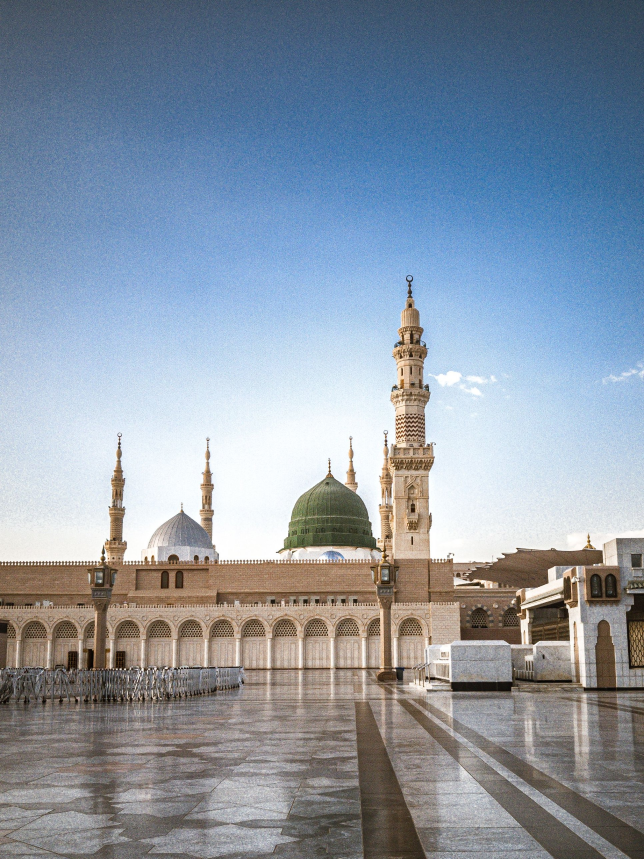
#> input picture scripts/photo-sources/plaza.jpg, 1932 x 2576 px (shown at 1/3 size); its folder holds 8 pictures in this run
$ python grade_photos.py
#> lines starting #> are read from the running program, lines starting #| are printed output that depends on the picture
"""Crops and colour-grades the photographs in scripts/photo-sources/ into
src/assets/photos/*.webp (see src/config/credits.ts for sources).

Usage: python3 scripts/grade_photos.py
"""
import os
import numpy as np
from PIL import Image, ImageEnhance, ImageFilter

HERE = os.path.dirname(os.path.abspath(__file__))
SRC = os.path.join(HERE, 'photo-sources')
OUT = os.path.join(os.path.dirname(HERE), 'src', 'assets', 'photos')
os.makedirs(OUT, exist_ok=True)
for f in os.listdir(OUT):
    os.remove(os.path.join(OUT, f))


def load(name):
    return Image.open(os.path.join(SRC, name)).convert('RGB')


def crop_frac(im, x0, y0, x1, y1):
    w, h = im.size
    return im.crop((int(x0 * w), int(y0 * h), int(x1 * w), int(y1 * h)))


def grade(im, warmth=(1.04, 0.96), contrast=1.05, sat=1.06):
    r, g, b = im.split()
    r = r.point(lambda v: min(255, int(v * warmth[0])))
    b = b.point(lambda v: int(v * warmth[1]))
    im = Image.merge('RGB', (r, g, b))
    im = ImageEnhance.Contrast(im).enhance(contrast)
    return ImageEnhance.Color(im).enhance(sat)


def golden_hour(im, strength=0.75, horizon=0.47):
    """Soft-light a vertical tint: deep blue-violet sky easing to peach at the horizon."""
    a = np.asarray(im).astype(np.float32) / 255
    h = a.shape[0]
    y = np.linspace(0, 1, h)[:, None]
    top, mid, low = np.array([0.2, 0.24, 0.42]), np.array([0.98, 0.72, 0.48]), np.array([0.8, 0.66, 0.52])
    t1 = np.clip(y / horizon, 0, 1)
    t2 = np.clip((y - horizon) / (1 - horizon), 0, 1)
    tint = np.where(y < horizon, top + (mid - top) * t1, mid + (low - mid) * t2)[:, None, :]
    sl = np.where(tint <= 0.5, a - (1 - 2 * tint) * a * (1 - a), a + (2 * tint - 1) * (np.sqrt(a) - a))
    out = a * (1 - strength) + sl * strength
    return Image.fromarray((np.clip(out, 0, 1) * 255).astype('uint8'))


def dusk(im, sky_top=(0.06, 0.08, 0.22), horizon_col=(0.9, 0.55, 0.36), strength=0.9, expo=(0.4, 0.52, 0.78, 0.74, 0.6), hz=0.5):
    """Blue-hour grade: deep navy sky easing to a warm horizon, gently darkened so lettering and figures stand out."""
    a = np.asarray(im).astype(np.float32) / 255
    h = a.shape[0]
    y = np.linspace(0, 1, h)[:, None]
    sky_top, horizon_col, low = np.array(sky_top), np.array(horizon_col), np.array([0.62, 0.5, 0.42])
    t1 = np.clip(y / hz, 0, 1)
    t2 = np.clip((y - hz) / (1 - hz), 0, 1)
    tint = np.where(y < hz, sky_top + (horizon_col - sky_top) * t1, horizon_col + (low - horizon_col) * t2)[:, None, :]
    sl = np.where(tint <= 0.5, a - (1 - 2 * tint) * a * (1 - a), a + (2 * tint - 1) * (np.sqrt(a) - a))
    out = a * (1 - strength) + sl * strength
    e = np.interp(y[:, 0], [0, 0.35, 0.5, 0.62, 1], expo)[:, None, None]
    return Image.fromarray((np.clip(out * e, 0, 1) * 255).astype('uint8'))


def smooth_sky(im, until=0.55):
    """Soften sensor grain in the sky only, fading out towards the buildings."""
    blurred = im.filter(ImageFilter.GaussianBlur(2.2))
    w, h = im.size
    mask = Image.linear_gradient('L').resize((w, h))  # 0 at top → 255 at bottom
    mask = mask.point(lambda v: 0 if v < 255 * (until - 0.15) else (255 if v > 255 * until else int((v - 255 * (until - 0.15)) / (255 * 0.15) * 255)))
    return Image.composite(im, blurred, mask)


def save(im, name, q, widths):
    for w in widths:
        x = im if im.width <= w else im.resize((w, round(im.height * w / im.width)), Image.LANCZOS)
        p = os.path.join(OUT, f'{name}-{w}.webp')
        x.save(p, 'WEBP', quality=q, method=6)
        print(p, x.size, os.path.getsize(p) // 1024, 'KB')


# Opening scene: empty plaza, Green Dome, reflective marble (portrait 1:2).
plaza = load('plaza.jpg')
#> in load, returned value is the input picture: PIL image 1932x2576 RGB; mean R, G, B 138.6, 150.6, 164.8
W, H = plaza.size
#> W = 1932; H = 2576
top = int(0.06 * H)
#> top = 154
cw = (H - top) // 2
#> cw = 1211
cx = int(0.42 * W)
#> cx = 811
hero = plaza.crop((cx - cw // 2, top, cx + cw // 2, H))
hero = smooth_sky(hero, 0.5)
hero = dusk(hero)
hero = ImageEnhance.Contrast(hero).enhance(1.08)
hero = ImageEnhance.Color(hero).enhance(1.12)
save(hero, 'hero', 72, (1200, 720))

# Full-bleed band: sunset with lit minarets.
save(grade(load('sunset.png'), (1.02, 0.98), 1.04, 1.04), 'sunset', 80, (1400, 900))
#> call 2 of load, with name = 'sunset.png'
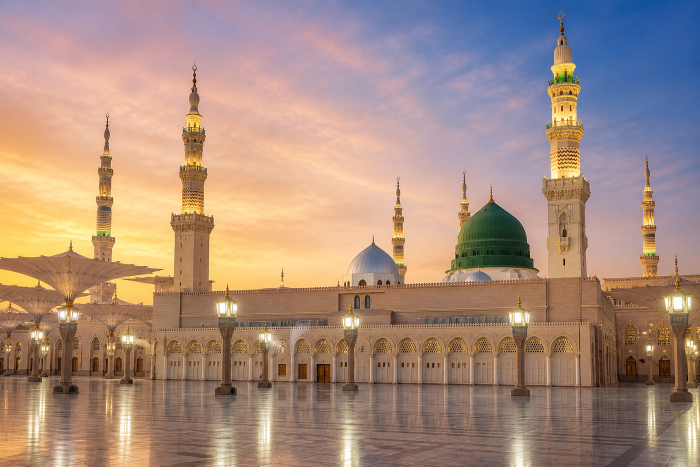
#> input picture scripts/photo-sources/sunset.png, 1400 x 933 px (shown at 1/2 size)
#> in grade, `r, g, b = im.split()`:
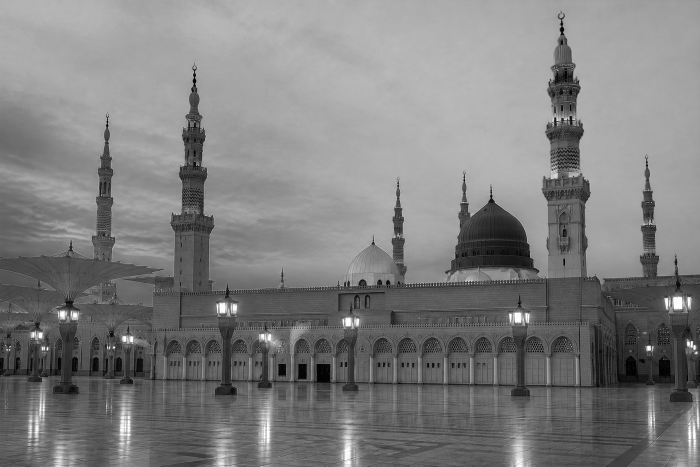
#> b: PIL image 1400x933 L (shown at 1/2 size); min 0, max 255, mean 126.4
#> the loop in save (call 2), `for w in widths:` made 2 passes
#> w on passes 1 to 2: 1400, 900
#| src/assets/photos/sunset-1400.webp (1400, 933) 126 KB
#| src/assets/photos/sunset-900.webp (900, 600) 59 KB

# Nikkah card window: the Green Dome and silver dome close-up (4:3).
save(grade(crop_frac(load('domes.jpg'), 0.2, 0.04, 0.92, 0.04 + 0.72 * 2576 / 1717 * 0.75)), 'domes', 80, (900,))
#> call 3 of load, with name = 'domes.jpg'
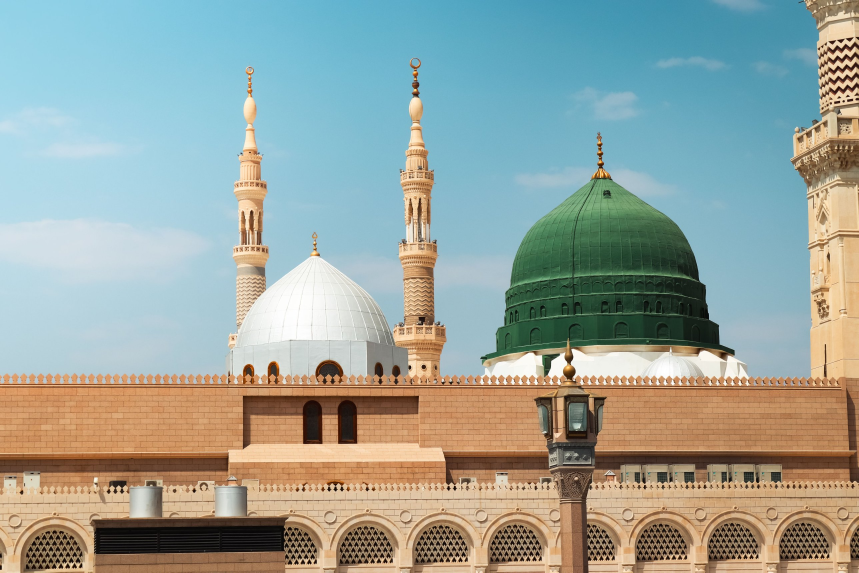
#> input picture scripts/photo-sources/domes.jpg, 2576 x 1717 px (shown at 1/3 size)
#> in load, returned value is the input picture: PIL image 2576x1717 RGB; mean R, G, B 151.8, 163.5, 156.2
#> in crop_frac, `w, h = im.size`: w = 2576; h = 1717
#> call 2 of grade, with warmth = (1.04, 0.96), contrast = 1.05, sat = 1.06
#> in grade (call 2), `r, g, b = im.split()`:
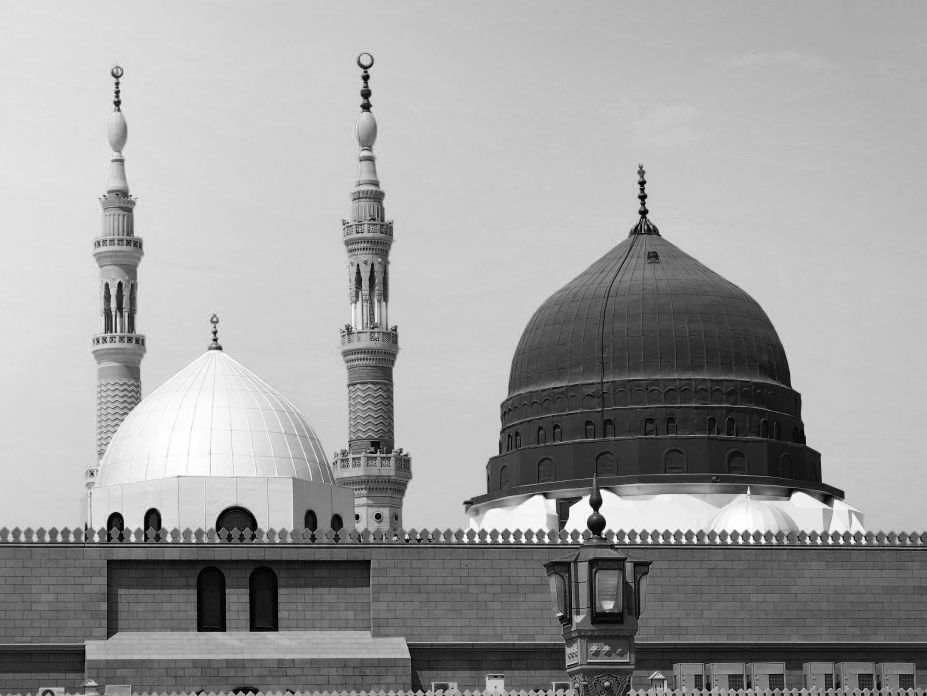
#> b: PIL image 1854x1391 L (shown at 1/2 size); min 0, max 255, mean 158.7

# Reception card window: lantern columns and minaret at dusk (4:3).
lan = load('lanterns.jpg')
#> call 4 of load, with name = 'lanterns.jpg'
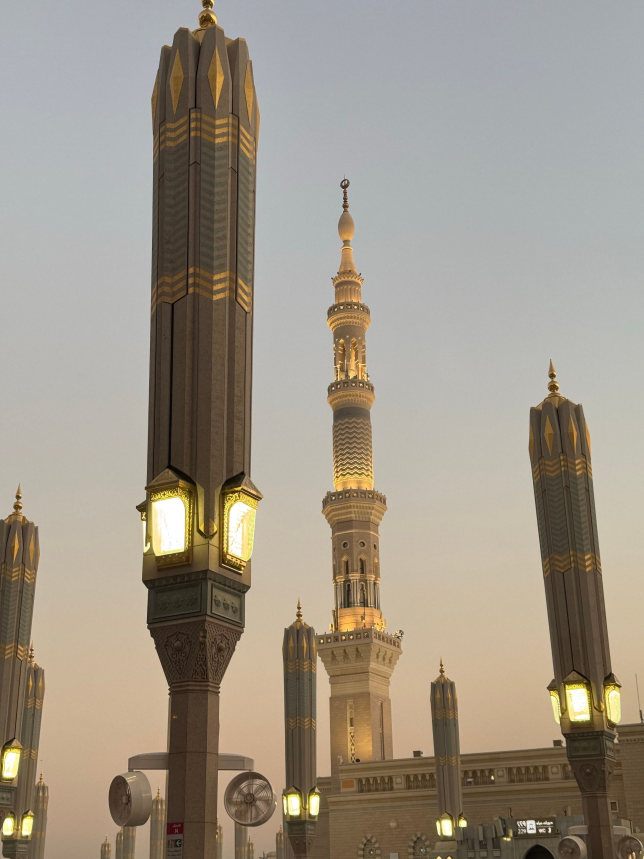
#> input picture scripts/photo-sources/lanterns.jpg, 1932 x 2576 px (shown at 1/3 size)
#> in load, returned value is the input picture: PIL image 1932x2576 RGB; mean R, G, B 158, 148.9, 135.1
save(grade(crop_frac(lan, 0.05, 0.24, 0.95, 0.24 + 0.9 * 1932 / 2576 * 0.75)), 'lanterns', 80, (900,))
#> call 3 of grade, with warmth = (1.04, 0.96), contrast = 1.05, sat = 1.06
#> in grade (call 3), `r, g, b = im.split()`:
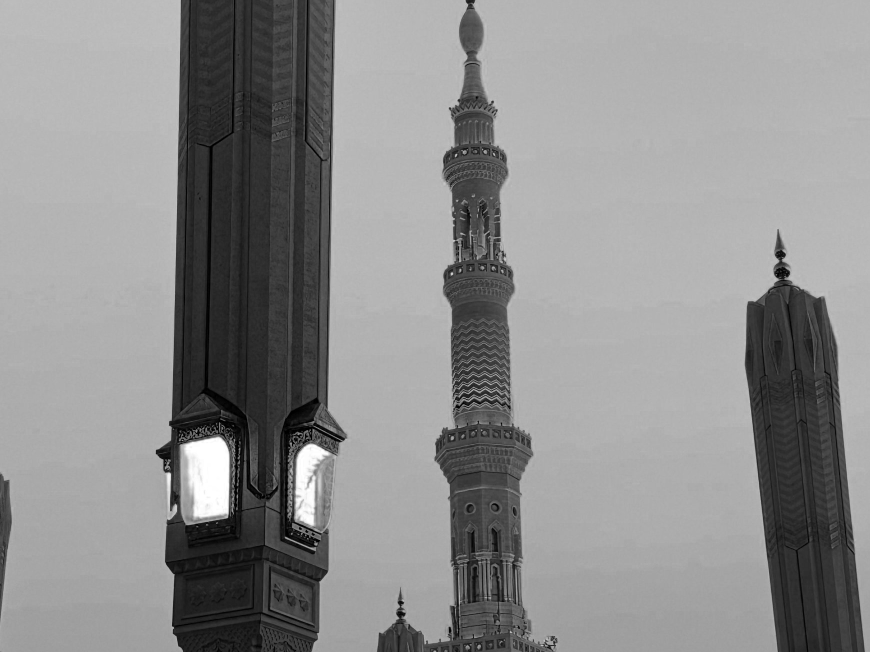
#> b: PIL image 1739x1304 L (shown at 1/2 size); min 0, max 255, mean 141.1
#> the loop in save (call 4), `for w in widths:` made 1 pass
#| src/assets/photos/lanterns-900.webp (900, 675) 31 KB
#> pass 1, in save (call 4), `x = im if im.width <= w else im.resize((w, round(im.height * w / im.wi..`:
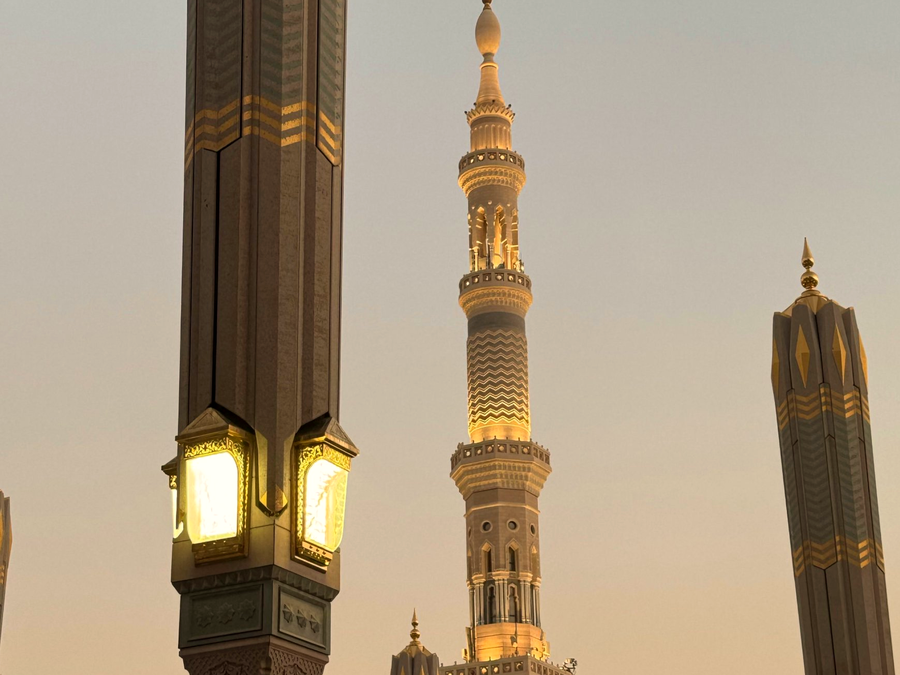
#> x: PIL image 900x675 RGB; mean R, G, B 170.4, 154.2, 131.4

# Gallery (portrait arches, 3:4.2).
#> (the run stopped early here; a loop or call above may not have finished)
